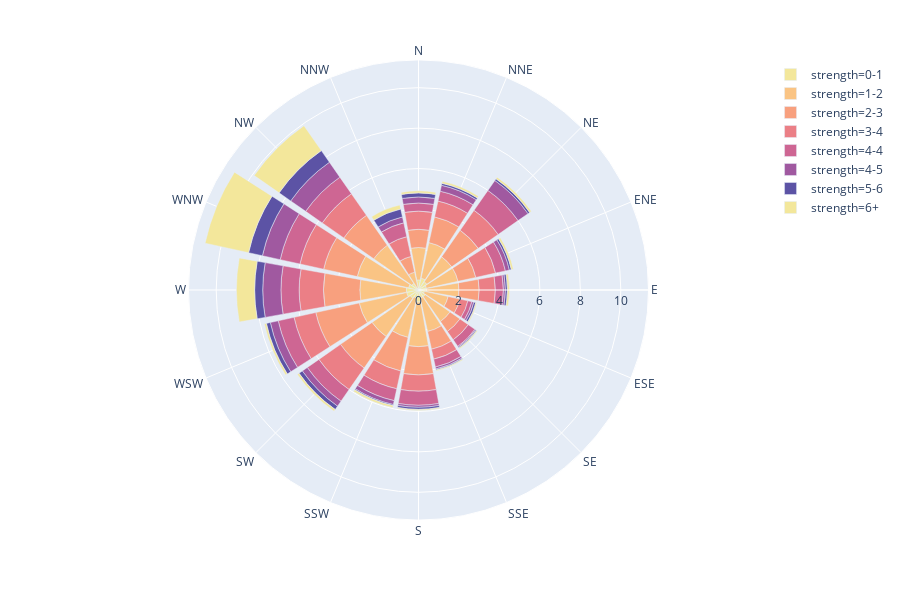

Notebook cell for this chart:
### Code cell
import plotly.express as px

df = px.data.wind()
fig = px.bar_polar(df, r="frequency", theta="direction",
                   color="strength",
                   color_discrete_sequence= px.colors.sequential.Sunset)
fig.show()

### Figure 1 — Plotly figure (JSON) as saved in the notebook; plotly's stock layout.template omitted (floating-point values rounded to 4 significant figures)
{"data": [{"hoverlabel": {"namelength": 0}, "hovertemplate": "strength=0-1<br>frequency=%{r}<br>direction=%{theta}", "legendgroup": "strength=0-1", "marker": {"color": "rgb(243, 231, 155)"}, "name": "strength=0-1", "r": [0.5, 0.6, 0.5, 0.4, 0.4, 0.3, 0.4, 0.4, 0.6, 0.4, 0.5, 0.6, 0.6, 0.5, 0.4, 0.1], "showlegend": true, "subplot": "polar", "theta": ["N", "NNE", "NE", "ENE", "E", "ESE", "SE", "SSE", "S", "SSW", "SW", "WSW", "W", "WNW", "NW", "NNW"], "type": "barpolar"}, {"hoverlabel": {"namelength": 0}, "hovertemplate": "strength=1-2<br>frequency=%{r}<br>direction=%{theta}", "legendgroup": "strength=1-2", "marker": {"color": "rgb(250, 196, 132)"}, "name": "strength=1-2", "r": [1.6, 1.8, 1.5, 1.6, 1.6, 1.2, 1.5, 1.7, 2.2, 2, 2.3, 2.4, 2.3, 2.6, 2.3, 0.8], "showlegend": true, "subplot": "polar", "theta": ["N", "NNE", "NE", "ENE", "E", "ESE", "SE", "SSE", "S", "SSW", "SW", "WSW", "W", "WNW", "NW", "NNW"], "type": "barpolar"}, {"hoverlabel": {"namelength": 0}, "hovertemplate": "strength=2-3<br>frequency=%{r}<br>direction=%{theta}", "legendgroup": "strength=2-3", "marker": {"color": "rgb(248, 160, 126)"}, "name": "strength=2-3", "r": [0.9, 1.3, 1.6, 0.9, 1, 0.6, 0.6, 0.9, 1.4, 1.7, 1.9, 2.2, 1.8, 1.7, 1.8, 0.8], "showlegend": true, "subplot": "polar", "theta": ["N", "NNE", "NE", "ENE", "E", "ESE", "SE", "SSE", "S", "SSW", "SW", "WSW", "W", "WNW", "NW", "NNW"], "type": "barpolar"}, {"hoverlabel": {"namelength": 0}, "hovertemplate": "strength=3-4<br>frequency=%{r}<br>direction=%{theta}", "legendgroup": "strength=3-4", "marker": {"color": "rgb(235, 127, 134)"}, "name": "strength=3-4", "r": [0.9, 0.8, 1.2, 1, 0.8, 0.4, 0.5, 0.5, 0.8, 0.9, 1.3, 1.1, 1.2, 1.2, 1.3, 1], "showlegend": true, "subplot": "polar", "theta": ["N", "NNE", "NE", "ENE", "E", "ESE", "SE", "SSE", "S", "SSW", "SW", "WSW", "W", "WNW", "NW", "NNW"], "type": "barpolar"}, {"hoverlabel": {"namelength": 0}, "hovertemplate": "strength=4-4<br>frequency=%{r}<br>direction=%{theta}", "legendgroup": "strength=4-4", "marker": {"color": "rgb(206, 102, 147)"}, "name": "strength=4-4", "r": [0.4, 0.5, 1.2, 0.5, 0.4, 0.2, 0.4, 0.4, 0.7, 0.6, 0.7, 0.8, 0.9, 1, 1, 0.7], "showlegend": true, "subplot": "polar", "theta": ["N", "NNE", "NE", "ENE", "E", "ESE", "SE", "SSE", "S", "SSW", "SW", "WSW", "W", "WNW", "NW", "NNW"], "type": "barpolar"}, {"hoverlabel": {"namelength": 0}, "hovertemplate": "strength=4-5<br>frequency=%{r}<br>direction=%{theta}", "legendgroup": "strength=4-5", "marker": {"color": "rgb(160, 89, 160)"}, "name": "strength=4-5", "r": [0.3, 0.3, 0.6, 0.2, 0.1, 0.1, 0.05, 0.1, 0.1, 0.2, 0.3, 0.4, 0.9, 0.9, 0.9, 0.3], "showlegend": true, "subplot": "polar", "theta": ["N", "NNE", "NE", "ENE", "E", "ESE", "SE", "SSE", "S", "SSW", "SW", "WSW", "W", "WNW", "NW", "NNW"], "type": "barpolar"}, {"hoverlabel": {"namelength": 0}, "hovertemplate": "strength=5-6<br>frequency=%{r}<br>direction=%{theta}", "legendgroup": "strength=5-6", "marker": {"color": "rgb(92, 83, 165)"}, "name": "strength=5-6", "r": [0.2, 0.1, 0.1, 0.1, 0.1, 0.1, 0.05, 0.05, 0.1, 0.05, 0.2, 0.2, 0.4, 0.7, 0.7, 0.4], "showlegend": true, "subplot": "polar", "theta": ["N", "NNE", "NE", "ENE", "E", "ESE", "SE", "SSE", "S", "SSW", "SW", "WSW", "W", "WNW", "NW", "NNW"], "type": "barpolar"}, {"hoverlabel": {"namelength": 0}, "hovertemplate": "strength=6+<br>frequency=%{r}<br>direction=%{theta}", "legendgroup": "strength=6+", "marker": {"color": "rgb(243, 231, 155)"}, "name": "strength=6+", "r": [0.1, 0.1, 0.1, 0.1, 0.1, 0.05, 0.05, 0.05, 0.05, 0.1, 0.1, 0.1, 0.9, 2.2, 1.5, 0.2], "showlegend": true, "subplot": "polar", "theta": ["N", "NNE", "NE", "ENE", "E", "ESE", "SE", "SSE", "S", "SSW", "SW", "WSW", "W", "WNW", "NW", "NNW"], "type": "barpolar"}], "layout": {"barmode": "relative", "height": 600, "legend": {"tracegroupgap": 0}, "margin": {"t": 60}, "polar": {"angularaxis": {"direction": "clockwise", "rotation": 90}, "domain": {"x": [0, 1], "y": [0, 1]}}}}
